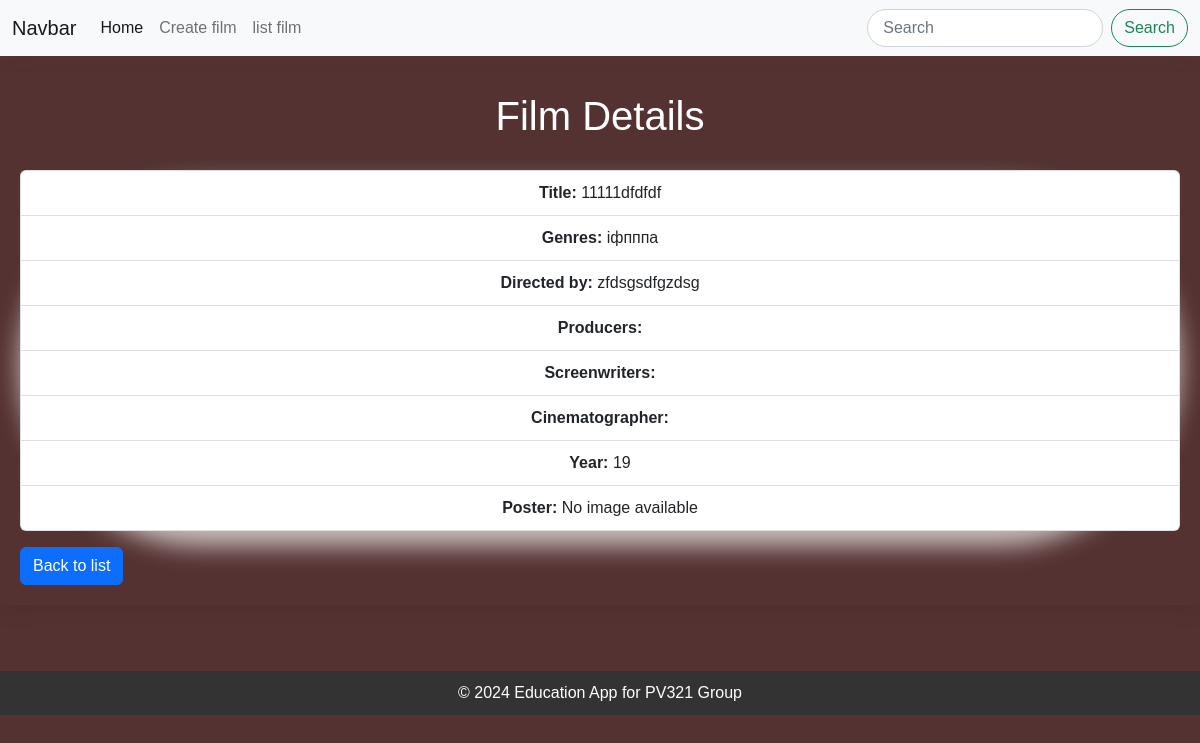
The app's page /film/view/25/ with its own data.
### film/models.py (models this page shows, shortened)
class Film(models.Model):
    name = models.CharField(max_length=255)
    genres = models.CharField(max_length=255)
    directed = models.CharField(max_length=255)
    year = models.IntegerField()
    poster = models.ImageField(upload_to='images/', blank=True, null=True)

### film/views.py (the view)
# urls.py: path('view/<int:pk>/', views.view_film, name='view_film'),
def view_film(request, pk):
    film = get_object_or_404(Film, pk=pk)
    return render(request, 'view_film.html', {'film': film})

### film/templates/view_film.html (shortened to what this page needs)
{% extends '_layout.html' %}
{% block header %}Film Details{% endblock %}
{% load static %}
{% block content %}
<link rel="stylesheet" href="{% static 'style/style_view.css' %}">
<div class="conteiner">
    <ul class="list-group">
        <li class="list-group-item"><strong>Title:</strong> {{ film.name }}</li>
        <li class="list-group-item"><strong>Genres:</strong> {{ film.genres }}</li>
        <li class="list-group-item"><strong>Directed by:</strong> {{ film.directed }}</li>
        <li class="list-group-item"><strong>Producers:</strong> {{ film.producers }}</li>
        <li class="list-group-item"><strong>Screenwriters:</strong> {{ film.screenwriters }}</li>
        <li class="list-group-item"><strong>Cinematographer:</strong> {{ film.cinematographer }}</li>
        <li class="list-group-item"><strong>Year:</strong> {{ film.year }}</li>
        <li class="list-group-item"><strong>Poster:</strong>
            {% if film.image %}
            <img src="{{ film.image.url }}" alt="{{ film.name }}" class="img-fluid" style="max-width: 100px;">
            {% else %}
            <span>No image available</span>
            {% endif %}
        </li>
    </ul>
</div>
<a href="{% url 'home' %}" class="btn btn-primary mt-3">Back to list</a>
{% endblock %}

### film/static/style.css (style rules this page uses)
body { background-color: #310707d2; font-family: Arial, sans-serif; color: #ffffff; margin: 0; padding: 0; box-sizing: border-box; }

### film/static/style/style_view.css (style rules this page uses)
body { background-color: #310707d2; min-height: 100vh; display: flex; flex-direction: column; color: rgb(255, 255, 255); margin: 0; font-family: Arial, sans-serif; }
.conteiner { text-align: center; width: 100%; box-shadow: 0px 15px 25px rgba(255, 255, 255, 0.685); background-color: rgba(255, 255, 255, 0.8); color: #000000; table-layout: auto; border-radius: 200px; }
.conteiner li { padding: 10px; }

### records on screen
Film: name "11111dfdfdf", genres "іфпппа", directed "zfdsgsdfgzdsg", year "19"
